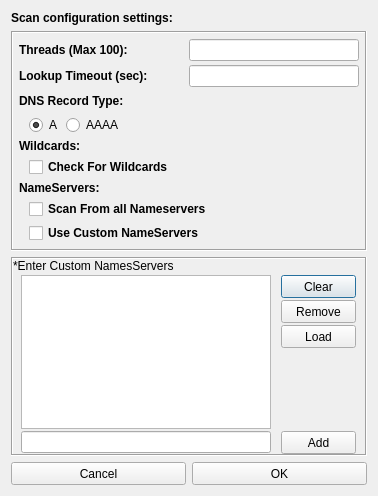
<?xml version="1.0" encoding="UTF-8"?>
<ui version="4.0">
 <class>ConfigDialog</class>
 <widget class="QDialog" name="ConfigDialog">
  <property name="geometry">
   <rect>
    <x>0</x>
    <y>0</y>
    <width>378</width>
    <height>496</height>
   </rect>
  </property>
  <property name="sizePolicy">
   <sizepolicy hsizetype="Fixed" vsizetype="Maximum">
    <horstretch>0</horstretch>
    <verstretch>0</verstretch>
   </sizepolicy>
  </property>
  <property name="minimumSize">
   <size>
    <width>350</width>
    <height>0</height>
   </size>
  </property>
  <property name="maximumSize">
   <size>
    <width>378</width>
    <height>500</height>
   </size>
  </property>
  <property name="windowTitle">
   <string>Scan Configuration</string>
  </property>
  <property name="styleSheet">
   <string notr="true"/>
  </property>
  <layout class="QVBoxLayout" name="verticalLayout_6">
   <item>
    <layout class="QVBoxLayout" name="verticalLayout_4">
     <item>
      <widget class="QLabel" name="label_title">
       <property name="font">
        <font>
         <weight>75</weight>
         <bold>true</bold>
        </font>
       </property>
       <property name="text">
        <string>Scan configuration settings:</string>
       </property>
      </widget>
     </item>
    </layout>
   </item>
   <item>
    <widget class="QFrame" name="frame">
     <property name="styleSheet">
      <string notr="true"/>
     </property>
     <property name="frameShape">
      <enum>QFrame::Box</enum>
     </property>
     <property name="frameShadow">
      <enum>QFrame::Sunken</enum>
     </property>
     <layout class="QVBoxLayout" name="verticalLayout_5">
      <property name="spacing">
       <number>4</number>
      </property>
      <property name="leftMargin">
       <number>6</number>
      </property>
      <property name="topMargin">
       <number>6</number>
      </property>
      <property name="rightMargin">
       <number>6</number>
      </property>
      <property name="bottomMargin">
       <number>6</number>
      </property>
      <item>
       <layout class="QHBoxLayout" name="horizontalLayout_2">
        <item>
         <widget class="QLabel" name="label_3">
          <property name="sizePolicy">
           <sizepolicy hsizetype="Preferred" vsizetype="Maximum">
            <horstretch>0</horstretch>
            <verstretch>0</verstretch>
           </sizepolicy>
          </property>
          <property name="minimumSize">
           <size>
            <width>0</width>
            <height>0</height>
           </size>
          </property>
          <property name="maximumSize">
           <size>
            <width>16777215</width>
            <height>16777215</height>
           </size>
          </property>
          <property name="font">
           <font>
            <family>MS Shell Dlg 2</family>
            <weight>75</weight>
            <bold>true</bold>
           </font>
          </property>
          <property name="styleSheet">
           <string notr="true"/>
          </property>
          <property name="text">
           <string>Threads (Max 100):</string>
          </property>
         </widget>
        </item>
        <item>
         <widget class="QLineEdit" name="lineEdit_threads">
          <property name="sizePolicy">
           <sizepolicy hsizetype="Fixed" vsizetype="Fixed">
            <horstretch>0</horstretch>
            <verstretch>0</verstretch>
           </sizepolicy>
          </property>
          <property name="minimumSize">
           <size>
            <width>170</width>
            <height>0</height>
           </size>
          </property>
          <property name="maximumSize">
           <size>
            <width>170</width>
            <height>16777215</height>
           </size>
          </property>
          <property name="styleSheet">
           <string notr="true"/>
          </property>
          <property name="maxLength">
           <number>3</number>
          </property>
         </widget>
        </item>
       </layout>
      </item>
      <item>
       <layout class="QHBoxLayout" name="horizontalLayout_5">
        <item>
         <widget class="QLabel" name="label">
          <property name="sizePolicy">
           <sizepolicy hsizetype="Preferred" vsizetype="Maximum">
            <horstretch>0</horstretch>
            <verstretch>0</verstretch>
           </sizepolicy>
          </property>
          <property name="font">
           <font>
            <weight>75</weight>
            <bold>true</bold>
           </font>
          </property>
          <property name="text">
           <string>Lookup Timeout (sec):</string>
          </property>
         </widget>
        </item>
        <item>
         <widget class="QLineEdit" name="lineEdit_timeout">
          <property name="sizePolicy">
           <sizepolicy hsizetype="Fixed" vsizetype="Fixed">
            <horstretch>0</horstretch>
            <verstretch>0</verstretch>
           </sizepolicy>
          </property>
          <property name="minimumSize">
           <size>
            <width>170</width>
            <height>0</height>
           </size>
          </property>
          <property name="maximumSize">
           <size>
            <width>170</width>
            <height>16777215</height>
           </size>
          </property>
         </widget>
        </item>
       </layout>
      </item>
      <item>
       <widget class="QLabel" name="label_6">
        <property name="sizePolicy">
         <sizepolicy hsizetype="Preferred" vsizetype="Fixed">
          <horstretch>0</horstretch>
          <verstretch>0</verstretch>
         </sizepolicy>
        </property>
        <property name="minimumSize">
         <size>
          <width>160</width>
          <height>20</height>
         </size>
        </property>
        <property name="maximumSize">
         <size>
          <width>160</width>
          <height>20</height>
         </size>
        </property>
        <property name="font">
         <font>
          <weight>75</weight>
          <bold>true</bold>
         </font>
        </property>
        <property name="styleSheet">
         <string notr="true"/>
        </property>
        <property name="frameShape">
         <enum>QFrame::NoFrame</enum>
        </property>
        <property name="frameShadow">
         <enum>QFrame::Raised</enum>
        </property>
        <property name="lineWidth">
         <number>1</number>
        </property>
        <property name="text">
         <string>DNS Record Type:</string>
        </property>
       </widget>
      </item>
      <item>
       <layout class="QHBoxLayout" name="horizontalLayout_3">
        <property name="leftMargin">
         <number>10</number>
        </property>
        <item>
         <widget class="QRadioButton" name="radioButton_dnsRecordType_A">
          <property name="font">
           <font>
            <family>MS Shell Dlg 2</family>
            <weight>50</weight>
            <bold>false</bold>
           </font>
          </property>
          <property name="text">
           <string>A</string>
          </property>
          <property name="checked">
           <bool>true</bool>
          </property>
          <attribute name="buttonGroup">
           <string notr="true">buttonGroup_3</string>
          </attribute>
         </widget>
        </item>
        <item>
         <widget class="QRadioButton" name="radioButton_dnsRecordType_AAAA">
          <property name="font">
           <font>
            <family>MS Shell Dlg 2</family>
            <weight>50</weight>
            <bold>false</bold>
           </font>
          </property>
          <property name="text">
           <string>AAAA</string>
          </property>
          <attribute name="buttonGroup">
           <string notr="true">buttonGroup_3</string>
          </attribute>
         </widget>
        </item>
        <item>
         <spacer name="horizontalSpacer_2">
          <property name="orientation">
           <enum>Qt::Horizontal</enum>
          </property>
          <property name="sizeHint" stdset="0">
           <size>
            <width>40</width>
            <height>20</height>
           </size>
          </property>
         </spacer>
        </item>
       </layout>
      </item>
      <item>
       <widget class="QLabel" name="label_2">
        <property name="font">
         <font>
          <weight>75</weight>
          <bold>true</bold>
         </font>
        </property>
        <property name="text">
         <string>Wildcards:</string>
        </property>
       </widget>
      </item>
      <item>
       <layout class="QHBoxLayout" name="horizontalLayout_4">
        <property name="leftMargin">
         <number>10</number>
        </property>
        <item>
         <widget class="QCheckBox" name="checkBox_checkWildcards">
          <property name="font">
           <font>
            <weight>75</weight>
            <bold>true</bold>
           </font>
          </property>
          <property name="text">
           <string>Check For Wildcards</string>
          </property>
         </widget>
        </item>
        <item>
         <spacer name="horizontalSpacer">
          <property name="orientation">
           <enum>Qt::Horizontal</enum>
          </property>
          <property name="sizeHint" stdset="0">
           <size>
            <width>40</width>
            <height>20</height>
           </size>
          </property>
         </spacer>
        </item>
       </layout>
      </item>
      <item>
       <widget class="QLabel" name="label_4">
        <property name="font">
         <font>
          <weight>75</weight>
          <bold>true</bold>
         </font>
        </property>
        <property name="text">
         <string>NameServers:</string>
        </property>
       </widget>
      </item>
      <item>
       <layout class="QVBoxLayout" name="verticalLayout">
        <property name="leftMargin">
         <number>10</number>
        </property>
        <item>
         <widget class="QCheckBox" name="checkBox">
          <property name="font">
           <font>
            <weight>75</weight>
            <bold>true</bold>
           </font>
          </property>
          <property name="text">
           <string>Scan From all Nameservers</string>
          </property>
         </widget>
        </item>
        <item>
         <widget class="QCheckBox" name="checkBox_useCustomNameServers">
          <property name="font">
           <font>
            <family>MS Shell Dlg 2</family>
            <weight>75</weight>
            <bold>true</bold>
           </font>
          </property>
          <property name="text">
           <string>Use Custom NameServers</string>
          </property>
          <property name="checked">
           <bool>false</bool>
          </property>
         </widget>
        </item>
       </layout>
      </item>
     </layout>
    </widget>
   </item>
   <item>
    <widget class="QFrame" name="frame_nameservers">
     <property name="styleSheet">
      <string notr="true"/>
     </property>
     <property name="frameShape">
      <enum>QFrame::Box</enum>
     </property>
     <property name="frameShadow">
      <enum>QFrame::Sunken</enum>
     </property>
     <layout class="QVBoxLayout" name="verticalLayout_18">
      <property name="leftMargin">
       <number>0</number>
      </property>
      <property name="topMargin">
       <number>0</number>
      </property>
      <property name="rightMargin">
       <number>0</number>
      </property>
      <property name="bottomMargin">
       <number>0</number>
      </property>
      <item>
       <layout class="QVBoxLayout" name="verticalLayout_2">
        <property name="spacing">
         <number>2</number>
        </property>
        <item>
         <widget class="QLabel" name="label_9">
          <property name="text">
           <string>*Enter Custom NamesServers</string>
          </property>
         </widget>
        </item>
        <item>
         <layout class="QHBoxLayout" name="horizontalLayout_7">
          <item>
           <widget class="QListWidget" name="listWidget_nameservers">
            <property name="sizePolicy">
             <sizepolicy hsizetype="Fixed" vsizetype="Expanding">
              <horstretch>0</horstretch>
              <verstretch>0</verstretch>
             </sizepolicy>
            </property>
            <property name="maximumSize">
             <size>
              <width>250</width>
              <height>16777215</height>
             </size>
            </property>
            <property name="styleSheet">
             <string notr="true"/>
            </property>
            <property name="editTriggers">
             <set>QAbstractItemView::DoubleClicked</set>
            </property>
            <property name="showDropIndicator" stdset="0">
             <bool>false</bool>
            </property>
            <property name="selectionMode">
             <enum>QAbstractItemView::ExtendedSelection</enum>
            </property>
            <property name="verticalScrollMode">
             <enum>QAbstractItemView::ScrollPerPixel</enum>
            </property>
            <property name="horizontalScrollMode">
             <enum>QAbstractItemView::ScrollPerPixel</enum>
            </property>
            <property name="selectionRectVisible">
             <bool>true</bool>
            </property>
           </widget>
          </item>
          <item>
           <layout class="QVBoxLayout" name="verticalLayout_8">
            <property name="spacing">
             <number>2</number>
            </property>
            <item>
             <widget class="QPushButton" name="pushButton_clear">
              <property name="sizePolicy">
               <sizepolicy hsizetype="Fixed" vsizetype="Fixed">
                <horstretch>0</horstretch>
                <verstretch>0</verstretch>
               </sizepolicy>
              </property>
              <property name="minimumSize">
               <size>
                <width>75</width>
                <height>23</height>
               </size>
              </property>
              <property name="maximumSize">
               <size>
                <width>75</width>
                <height>23</height>
               </size>
              </property>
              <property name="styleSheet">
               <string notr="true"/>
              </property>
              <property name="text">
               <string>Clear</string>
              </property>
             </widget>
            </item>
            <item>
             <widget class="QPushButton" name="pushButton_remove">
              <property name="sizePolicy">
               <sizepolicy hsizetype="Fixed" vsizetype="Fixed">
                <horstretch>0</horstretch>
                <verstretch>0</verstretch>
               </sizepolicy>
              </property>
              <property name="minimumSize">
               <size>
                <width>75</width>
                <height>23</height>
               </size>
              </property>
              <property name="maximumSize">
               <size>
                <width>75</width>
                <height>23</height>
               </size>
              </property>
              <property name="styleSheet">
               <string notr="true"/>
              </property>
              <property name="text">
               <string>Remove</string>
              </property>
             </widget>
            </item>
            <item>
             <widget class="QPushButton" name="pushButton_load">
              <property name="sizePolicy">
               <sizepolicy hsizetype="Fixed" vsizetype="Fixed">
                <horstretch>0</horstretch>
                <verstretch>0</verstretch>
               </sizepolicy>
              </property>
              <property name="minimumSize">
               <size>
                <width>75</width>
                <height>23</height>
               </size>
              </property>
              <property name="maximumSize">
               <size>
                <width>75</width>
                <height>23</height>
               </size>
              </property>
              <property name="styleSheet">
               <string notr="true"/>
              </property>
              <property name="text">
               <string>Load</string>
              </property>
             </widget>
            </item>
            <item>
             <spacer name="verticalSpacer">
              <property name="orientation">
               <enum>Qt::Vertical</enum>
              </property>
              <property name="sizeHint" stdset="0">
               <size>
                <width>20</width>
                <height>40</height>
               </size>
              </property>
             </spacer>
            </item>
           </layout>
          </item>
         </layout>
        </item>
        <item>
         <layout class="QHBoxLayout" name="horizontalLayout_6">
          <item>
           <widget class="QLineEdit" name="lineEdit_nameservers">
            <property name="maximumSize">
             <size>
              <width>250</width>
              <height>16777215</height>
             </size>
            </property>
            <property name="styleSheet">
             <string notr="true"/>
            </property>
           </widget>
          </item>
          <item>
           <widget class="QPushButton" name="pushButton_add">
            <property name="sizePolicy">
             <sizepolicy hsizetype="Fixed" vsizetype="Fixed">
              <horstretch>0</horstretch>
              <verstretch>0</verstretch>
             </sizepolicy>
            </property>
            <property name="minimumSize">
             <size>
              <width>75</width>
              <height>23</height>
             </size>
            </property>
            <property name="maximumSize">
             <size>
              <width>75</width>
              <height>23</height>
             </size>
            </property>
            <property name="styleSheet">
             <string notr="true"/>
            </property>
            <property name="text">
             <string>Add</string>
            </property>
           </widget>
          </item>
         </layout>
        </item>
       </layout>
      </item>
     </layout>
    </widget>
   </item>
   <item>
    <layout class="QVBoxLayout" name="verticalLayout_3">
     <item>
      <layout class="QHBoxLayout" name="horizontalLayout">
       <item>
        <widget class="QPushButton" name="pushButton_cancel">
         <property name="minimumSize">
          <size>
           <width>0</width>
           <height>23</height>
          </size>
         </property>
         <property name="maximumSize">
          <size>
           <width>16777215</width>
           <height>23</height>
          </size>
         </property>
         <property name="styleSheet">
          <string notr="true"/>
         </property>
         <property name="text">
          <string>Cancel</string>
         </property>
        </widget>
       </item>
       <item>
        <widget class="QPushButton" name="pushButton_ok">
         <property name="minimumSize">
          <size>
           <width>0</width>
           <height>23</height>
          </size>
         </property>
         <property name="maximumSize">
          <size>
           <width>16777215</width>
           <height>23</height>
          </size>
         </property>
         <property name="styleSheet">
          <string notr="true"/>
         </property>
         <property name="text">
          <string>OK</string>
         </property>
        </widget>
       </item>
      </layout>
     </item>
    </layout>
   </item>
  </layout>
 </widget>
 <resources/>
 <connections/>
 <buttongroups>
  <buttongroup name="buttonGroup_3"/>
 </buttongroups>
</ui>
